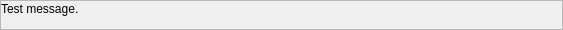
<?xml version="1.0" encoding="UTF-8"?>
<ui version="4.0">
 <class>AppDBCommentWidget</class>
 <widget class="QFrame" name="AppDBCommentWidget">
  <property name="geometry">
   <rect>
    <x>0</x>
    <y>0</y>
    <width>563</width>
    <height>30</height>
   </rect>
  </property>
  <property name="sizePolicy">
   <sizepolicy hsizetype="Preferred" vsizetype="Preferred">
    <horstretch>0</horstretch>
    <verstretch>0</verstretch>
   </sizepolicy>
  </property>
  <property name="windowTitle">
   <string>Frame</string>
  </property>
  <property name="frameShape">
   <enum>QFrame::StyledPanel</enum>
  </property>
  <property name="frameShadow">
   <enum>QFrame::Raised</enum>
  </property>
  <layout class="QVBoxLayout" name="verticalLayout">
   <property name="spacing">
    <number>0</number>
   </property>
   <property name="margin">
    <number>0</number>
   </property>
   <item>
    <widget class="QWidget" name="widgetLabel" native="true">
     <property name="sizePolicy">
      <sizepolicy hsizetype="Preferred" vsizetype="Minimum">
       <horstretch>0</horstretch>
       <verstretch>0</verstretch>
      </sizepolicy>
     </property>
     <layout class="QHBoxLayout" name="widgetLabelLayout">
      <property name="spacing">
       <number>2</number>
      </property>
      <property name="leftMargin">
       <number>4</number>
      </property>
      <property name="topMargin">
       <number>0</number>
      </property>
      <property name="rightMargin">
       <number>4</number>
      </property>
      <property name="bottomMargin">
       <number>1</number>
      </property>
     </layout>
    </widget>
   </item>
   <item>
    <widget class="QLabel" name="lblContent">
     <property name="sizePolicy">
      <sizepolicy hsizetype="Preferred" vsizetype="Preferred">
       <horstretch>0</horstretch>
       <verstretch>0</verstretch>
      </sizepolicy>
     </property>
     <property name="text">
      <string>Test message.</string>
     </property>
     <property name="textFormat">
      <enum>Qt::RichText</enum>
     </property>
     <property name="wordWrap">
      <bool>true</bool>
     </property>
     <property name="margin">
      <number>3</number>
     </property>
     <property name="openExternalLinks">
      <bool>true</bool>
     </property>
     <property name="textInteractionFlags">
      <set>Qt::LinksAccessibleByMouse|Qt::TextSelectableByMouse</set>
     </property>
    </widget>
   </item>
   <item>
    <spacer name="verticalSpacer">
     <property name="orientation">
      <enum>Qt::Vertical</enum>
     </property>
     <property name="sizeHint" stdset="0">
      <size>
       <width>20</width>
       <height>2</height>
      </size>
     </property>
    </spacer>
   </item>
  </layout>
 </widget>
 <resources/>
 <connections/>
</ui>
